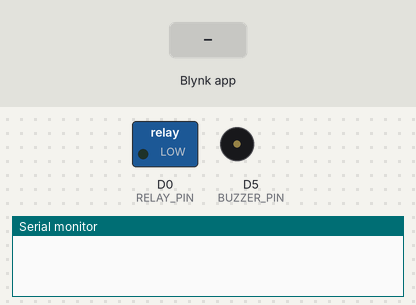
A sketch run on a simulated ESP8266 (NodeMCU). Parts: switched loads named in the sketch (green lamp = pin HIGH), buzzer (waves = sounding, pin HIGH), the last lines printed to the serial monitor. The test bench sets the inputs (shaded band). WiFi joins after 1.5 s; servers stay silent unless stated.

Above: at 3.0 s.
3.1 s: Blynk app writes 1 to V1
At 3.7 s:
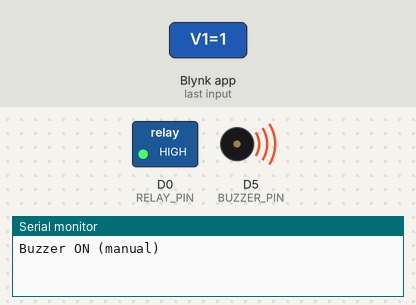
4.6 s: Blynk app writes 0 to V1
At 6.0 s:
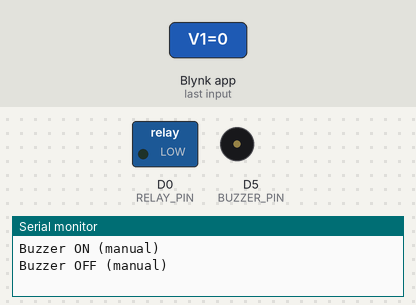
Timing chart, 0 to 12.1 s (numbered marks = the images above; inputs shaded):
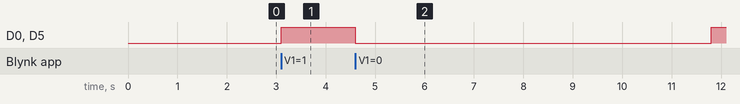

The sketch:

buzzer.ino
```cpp
/*
 * JUDUL: Buzzer
 * FUNGSI: Menghasilkan suara (alarm/notifikasi)
 * PIN: D5 (Digital Output)
 * RELAY: Menyala bersamaan dengan buzzer
 *
 * Cara Kerja:
 * - Output HIGH = bunyi (untuk buzzer aktif HIGH)
 * - Dapat menghasilkan nada dengan tone()
 * - Bisa dikontrol manual dari Blynk
 *
 * Blynk Virtual Pin:
 * V1 = Kontrol manual buzzer (1=ON, 0=OFF)
 * V10 = Status relay
 */

#define BLYNK_TEMPLATE_ID "YourTemplateID"
#define BLYNK_TEMPLATE_NAME "Buzzer"
#define BLYNK_AUTH_TOKEN "YourAuthToken"

#include <ESP8266WiFi.h>
#include <BlynkSimpleEsp8266.h>

#define BUZZER_PIN D5
#define RELAY_PIN D0

char ssid[] = "YourWiFiSSID";
char pass[] = "YourWiFiPassword";

BlynkTimer timer;

void setup() {
  Serial.begin(115200);
  pinMode(BUZZER_PIN, OUTPUT);
  pinMode(RELAY_PIN, OUTPUT);
  digitalWrite(BUZZER_PIN, LOW);
  digitalWrite(RELAY_PIN, LOW);

  Blynk.begin(BLYNK_AUTH_TOKEN, ssid, pass);
  timer.setInterval(10000L, alarmPattern);  // Alarm setiap 10 detik
}

void loop() {
  Blynk.run();
  timer.run();
}

// Pola alarm: bip 3 kali
void alarmPattern() {
  for (int i = 0; i < 3; i++) {
    digitalWrite(BUZZER_PIN, HIGH);
    digitalWrite(RELAY_PIN, HIGH);
    Blynk.virtualWrite(V10, 1);
    delay(300);

    digitalWrite(BUZZER_PIN, LOW);
    digitalWrite(RELAY_PIN, LOW);
    Blynk.virtualWrite(V10, 0);
    delay(300);
  }
  Serial.println("Alarm berbunyi - 3x beep");
}

// Kontrol manual dari Blynk
BLYNK_WRITE(V1) {
  int value = param.asInt();
  if (value == 1) {
    digitalWrite(BUZZER_PIN, HIGH);
    digitalWrite(RELAY_PIN, HIGH);
    Blynk.virtualWrite(V10, 1);
    Serial.println("Buzzer ON (manual)");
  } else {
    digitalWrite(BUZZER_PIN, LOW);
    digitalWrite(RELAY_PIN, LOW);
    Blynk.virtualWrite(V10, 0);
    Serial.println("Buzzer OFF (manual)");
  }
}

// Untuk menghasilkan nada tertentu (opsional)
void playTone(int frequency, int duration) {
  tone(BUZZER_PIN, frequency, duration);
  digitalWrite(RELAY_PIN, HIGH);
  Blynk.virtualWrite(V10, 1);
  delay(duration);
  digitalWrite(RELAY_PIN, LOW);
  Blynk.virtualWrite(V10, 0);
  noTone(BUZZER_PIN);
}
```

Measured:
- after the input at 3.1 s, D0 (RELAY_PIN), D5 (BUZZER_PIN): LOW → HIGH at once
- after the input at 4.6 s, D0 (RELAY_PIN), D5 (BUZZER_PIN): HIGH → LOW at once, → HIGH 7.2 s later
